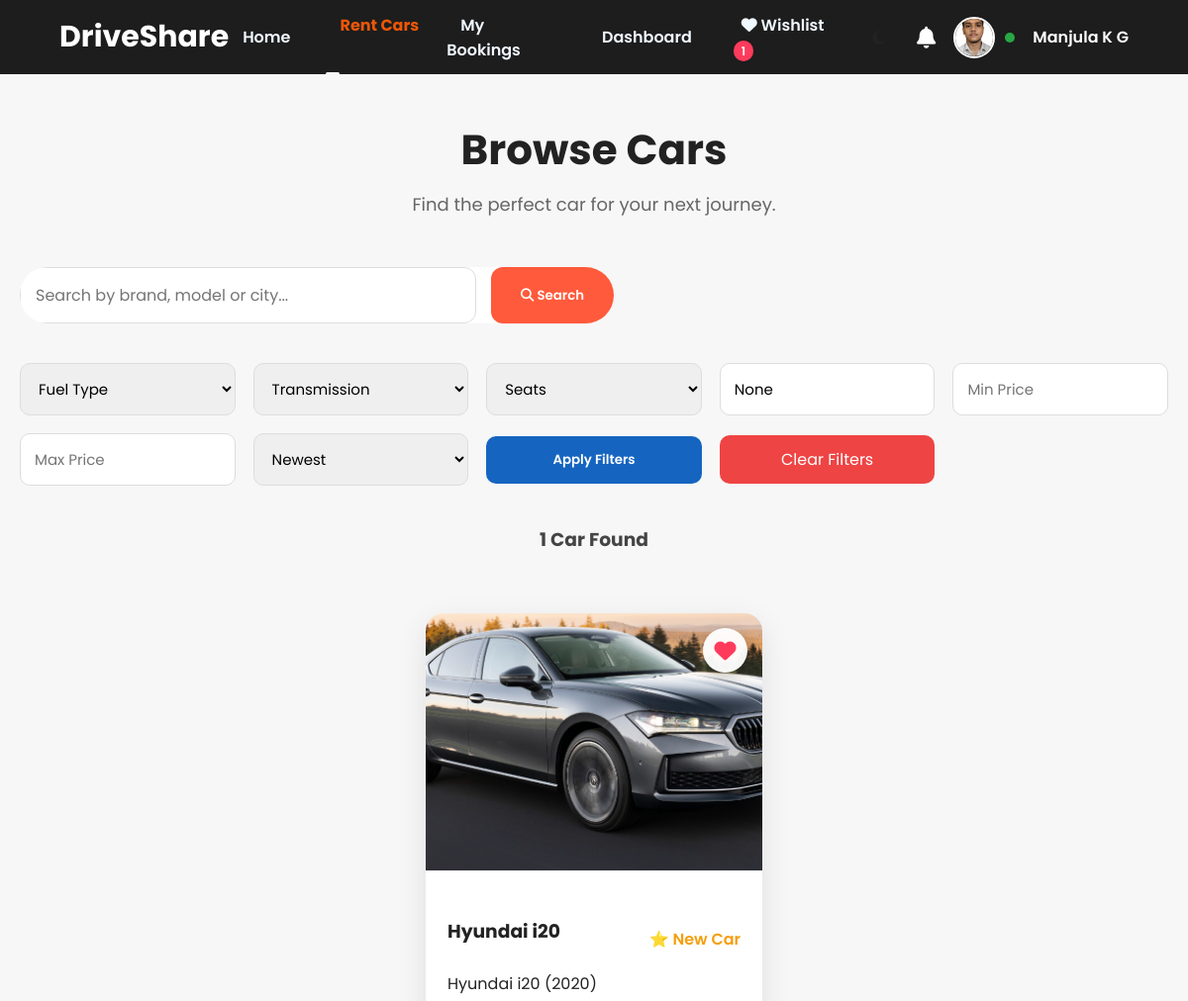
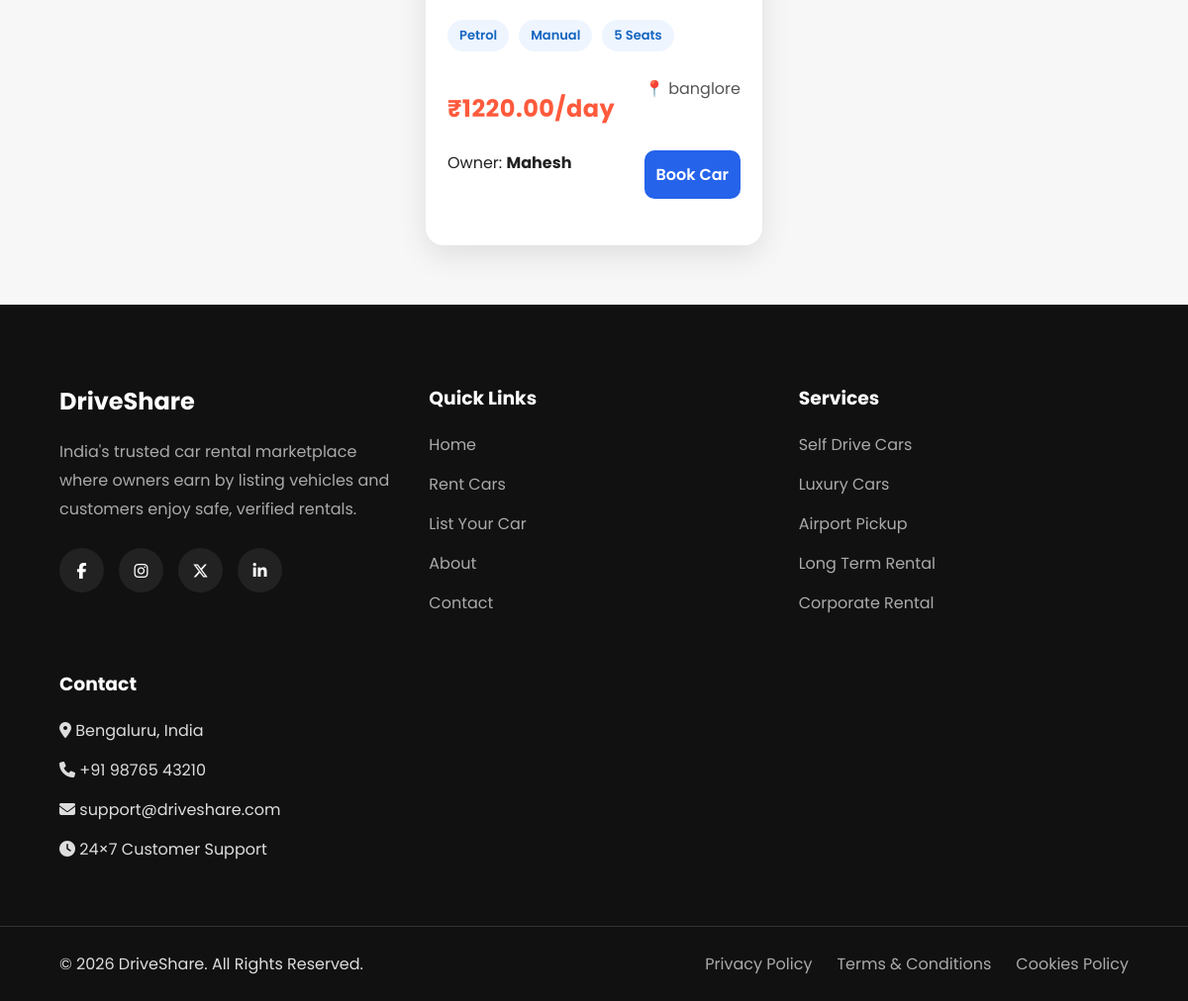
Screenshot of /cars/browse/ (signed in) with the database file from the repository (2 pictures, top to bottom).
### accounts/models.py (models this page shows, shortened)
class CustomUser(AbstractUser):
    USER_TYPES = (
        ('customer', 'Customer'),
        ('owner', 'Car Owner'),
        ('admin', 'Admin'),
    )
    user_type = models.CharField(
        max_length=20,
        choices=USER_TYPES,
        default='customer'
    )
    phone_number = models.CharField(
        max_length=15,
        blank=True
    )
    profile_picture = models.ImageField(
        upload_to='profile_pictures/',
        blank=True,
        null=True
    )

### cars/models.py (models this page shows, shortened)
class Car(models.Model):
    FUEL_TYPES = [
        ("Petrol", "Petrol"),
        ("Diesel", "Diesel"),
        ("Electric", "Electric"),
        ("Hybrid", "Hybrid"),
        ("CNG", "CNG"),
    ]
    TRANSMISSION_TYPES = [
        ("Manual", "Manual"),
        ("Automatic", "Automatic"),
    ]
    STATUS_CHOICES = [
        ("Pending", "Pending"),
        ("Approved", "Approved"),
        ("Rejected", "Rejected"),
    ]
    owner = models.ForeignKey(
        CustomUser,
        on_delete=models.CASCADE,
        related_name="cars"
    )
    title = models.CharField(max_length=150)
    brand = models.CharField(max_length=100)
    model = models.CharField(max_length=100)
    year = models.PositiveIntegerField()
    color = models.CharField(max_length=50)
    seats = models.PositiveIntegerField()
    fuel_type = models.CharField(
        max_length=20,
        choices=FUEL_TYPES
    )
    transmission = models.CharField(
        max_length=20,
        choices=TRANSMISSION_TYPES
    )
    price_per_day = models.DecimalField(
        max_digits=10,
        decimal_places=2
    )
    city = models.CharField(max_length=100)
    description = models.TextField()
    is_available = models.BooleanField(default=True)
    approval_status = models.CharField(
        max_length=20,
        choices=STATUS_CHOICES,
        default="Pending"
    )
    rejection_reason = models.TextField(
    blank=True,
    null=True
)
    created_at = models.DateTimeField(auto_now_add=True)
    updated_at = models.DateTimeField(auto_now=True)

class CarImage(models.Model):
    car = models.ForeignKey(
        Car,
        on_delete=models.CASCADE,
        related_name="images"
    )
    image = models.ImageField(
        upload_to="car_images/"
    )
    is_primary = models.BooleanField(
        default=False
    )
    uploaded_at = models.DateTimeField(
        auto_now_add=True
    )

### cars/views.py (the view, shortened to what this page needs)
def browse_cars(request):
    cars = Car.objects.filter(
        approval_status="Approved",
        is_available=True
    )
    search = request.GET.get("search")
    fuel = request.GET.get("fuel")
    transmission = request.GET.get("transmission")
    seats = request.GET.get("seats")
    city = request.GET.get("city")
    min_price = request.GET.get("min_price")
    max_price = request.GET.get("max_price")
    sort = request.GET.get("sort")
    if fuel:
        cars = cars.filter(fuel_type=fuel)
    if transmission:
        cars = cars.filter(transmission=transmission)
    if seats:
        cars = cars.filter(seats=seats)
    if city:
        cars = cars.filter(city__icontains=city)
    if min_price:
        cars = cars.filter(price_per_day__gte=min_price)
    if max_price:
        cars = cars.filter(price_per_day__lte=max_price)
    if sort == "low":
        cars = cars.order_by("price_per_day")
    elif sort == "high":
        cars = cars.order_by("-price_per_day")
    elif sort == "old":
        cars = cars.order_by("created_at")
    else:
        cars = cars.order_by("-created_at")
    paginator = Paginator(cars, 9)
    page_number = request.GET.get("page")
    page_obj = paginator.get_page(page_number)
    wishlist_ids = []
    if request.user.is_authenticated and request.user.user_type == "customer":
        wishlist_ids = Wishlist.objects.filter(
            customer=request.user
        ).values_list(
            "car_id",
            flat=True
        )
    cars = cars.annotate(
    average_rating=Avg("reviews__rating"),
    total_reviews=Count("reviews")
)
    search = request.GET.get("search")
    cars = Car.objects.filter(
    approval_status="Approved",
    is_available=True,
)
    return render(
        request,
        "cars/browse_cars.html",
        {
            "cars": page_obj,
            "page_obj": page_obj,
            "wishlist_ids": wishlist_ids,
            "search": search,
            "fuel": fuel,
            "transmission": transmission,
            "seats": seats,
            "city": city,
            "min_price": min_price,
            "max_price": max_price,
            "sort": sort,
        }
    )

### notifications/context_processors.py (called while the page is built)
def notification_count(request):
    if request.user.is_authenticated:
        return {
            "notification_count":
            request.user.notifications.filter(
                is_read=False
            ).count()
        }
    return {
        "notification_count": 0
    }

### templates/cars/browse_cars.html (shortened to what this page needs)
{% extends "base.html" %}
{% load static %}
{% block content %}
<section class="browse-section">
    <div class="browse-header">
        <h1>Browse Cars</h1>
        <p>Find the perfect car for your next journey.</p>
    </div>
    <div class="search-box">
        <form method="GET">
            <input
                type="text"
                name="search"
                placeholder="Search by brand, model or city..."
                value="{{ search|default:'' }}"
            >
            <button type="submit">
                <i class="fas fa-search"></i>
                Search
            </button>
        </form>
    </div>
    <div class="filter-box">
        <form method="GET">
            <select name="fuel">
                <option value="">Fuel Type</option>
            </select>
            <select name="transmission">
                <option value="">Transmission</option>
            </select>
            <select name="seats">
                <option value="">Seats</option>
            </select>
            <input
                type="text"
                name="city"
                placeholder="City"
                value="{{ city }}"
            >
            <input
                type="number"
                name="min_price"
                placeholder="Min Price"
                value="{{ min_price }}"
            >
            <input
                type="number"
                name="max_price"
                placeholder="Max Price"
                value="{{ max_price }}"
            >
            <select name="sort">
                <option value="">Newest</option>
            </select>
            <button type="submit">
                Apply Filters
            </button>
            <a href="{% url 'browse_cars' %}" class="clear-filter">
                Clear Filters
            </a>
        </form>
    </div>
    {% if page_obj %}
    <div class="results-count">
        <h3>
            {{ page_obj.paginator.count }} Car{{ page_obj.paginator.count|pluralize }} Found
        </h3>
    </div>
    {% endif %}
    {% if cars %}
    <div class="car-grid">
        {% for car in cars %}
        <div class="car-card">
                <div class="car-image">
        {% if car.images.first %}
            <img src="{{ car.images.first.image.url }}" alt="{{ car.title }}">
        {% else %}
            <img src="{% static 'images/default-car.jpg' %}" alt="No Image">
        {% endif %}
        {% if user.is_authenticated and user.user_type == "customer" %}
        <a href="{% url 'toggle_wishlist' car.id %}" class="wishlist-btn">
    {% if car.id in wishlist_ids %}
        <i class="fas fa-heart"></i>
    {% else %}
        <i class="far fa-heart"></i>
    {% endif %}
</a>
        {% endif %}
    </div>
            <div class="car-info">
                <h3>{{ car.title }}</h3>
                <div class="card-rating">
{% if car.average_rating %}
⭐ {{ car.average_rating|floatformat:1 }}
({{ car.total_reviews }} Review{{ car.total_reviews|pluralize }})
{% else %}
⭐ New Car
{% endif %}
</div>
                <p>{{ car.brand }} {{ car.model }} ({{ car.year }})</p>
                <div class="car-tags">
                    <span>{{ car.fuel_type }}</span>
                    <span>{{ car.transmission }}</span>
                    <span>{{ car.seats }} Seats</span>
                </div>
                <h2>₹{{ car.price_per_day }}/day</h2>
                <p class="city">
                    📍 {{ car.city }}
                </p>
                <p class="owner-rating">
Owner:
<strong>
{{ car.owner.get_full_name|default:car.owner.username }}
</strong>
</p>
                <a href="{% url 'car_details' car.id %}" class="view-btn">
                    Book Car
                </a>
            </div>
        </div>
        {% endfor %}
    </div>
    {% endif %}
</section>
{% endblock %}

### templates/navbar.html (shortened to what this page needs)
<nav class="navbar">
    <div class="logo">
        <a href="/">DriveShare</a>
    </div>
    <ul class="nav-links">
    <li>
    <a href="/"
       class="{% if request.path == '/' %}active{% endif %}">
        Home
    </a>
</li>
    {% if user.is_authenticated %}
        {% if user.user_type == "customer" %}
            <li>
    <a href="{% url 'browse_cars' %}"
       class="{% if '/cars/' in request.path %}active{% endif %}">
        Rent Cars
    </a>
</li>
<li>
    <a href="{% url 'my_bookings' %}"
       class="{% if '/bookings/' in request.path %}active{% endif %}">
        My Bookings
    </a>
</li>
<li>
    <a href="{% url 'customer_dashboard' %}"
       class="{% if request.path == '/dashboard/customer/' %}active{% endif %}">
        Dashboard
    </a>
</li>
<li>
    <a href="{% url 'wishlist' %}" class="{% if request.path == '/cars/wishlist/' %}active{% endif %}">
        <i class="fas fa-heart"></i>
        Wishlist
{% if user.is_authenticated and user.user_type == "customer" %}
<span class="wishlist-count">
{{ user.wishlist_items.count }}
</span>
{% endif %}
    </a>
</li>
        {% endif %}
    {% else %}
        <li><a href="{% url 'browse_cars' %}">Rent Car</a></li>
        <li><a href="{% url 'signup' %}">List Your Car</a></li>
        <li><a href="{% url 'about' %}">About</a></li>
        <li><a href="{% url 'contact' %}">Contact</a></li>
    {% endif %}
</ul>
   <div class="auth-buttons">
{% if user.is_authenticated %}
    <div class="theme-toggle" id="themeToggle">
        <i class="fas fa-moon"></i>
    </div>
    <div class="notification-icon">
        <a href="{% url 'notifications' %}">
            <i class="fas fa-bell"></i>
        </a>
    </div>
    <div class="user-profile" id="userProfile">
        {% if user.profile_picture %}
            <img src="{{ user.profile_picture.url }}" class="nav-profile-img">
        {% else %}
            {% load static %}
        {% endif %}
        {% if user.user_type == "customer" %}
            {% if user.customer_profile.verification_status == "Approved" %}
                <span class="status-dot approved"></span>
            {% elif user.customer_profile.verification_status == "Pending" %}
                <span class="status-dot pending"></span>
            {% else %}
                <span class="status-dot rejected"></span>
            {% endif %}
        {% endif %}
        <span class="user-name">
            {{ user.first_name }}
        </span>
    </div>
{% endif %}
</div>
</nav>

### static/css/style.css (style rules this page uses)
* { margin:0; padding:0; box-sizing:border-box; font-family:'Poppins',sans-serif; }
* { transition: color .25s ease, background-color .25s ease, border-color .25s ease, box-shadow .25s ease, transform .25s ease; }
html { scroll-behavior:smooth; }
body { background:#f7f7f7; color:#222; }
a { text-decoration:none; }
ul { list-style:none; }
button, a { transition:.3s; }
button, .dashboard-btn, .login-btn, .signup-btn { cursor:pointer; font-weight:600; transition:all .3s ease; }
input, select, textarea { transition:.3s ease; }
.car-card { position:relative; }

### static/css/navbar.css (style rules this page uses)
.navbar { position:fixed; top:0; left:0; width:100%; height:75px; padding:0 40px; display:flex; justify-content:space-between; align-items:center; background:rgba(17,17,17,.95); backdrop-filter:blur(12px); z-index:9999; }
.navbar { transition: background .35s ease, box-shadow .35s ease, padding .35s ease; }
.logo a { font-size:30px; font-weight:700; color:white; }
.nav-links { display:flex; align-items:center; gap:22px; list-style:none; margin:0; padding:0; }
.nav-links a { color:aliceblue; font-size:16px; font-weight:600; text-decoration:none; padding:8px 14px; border-radius:8px; transition:.3s; }
.auth-buttons { display:flex; align-items:center; gap:18px; flex-shrink:0; }
.user-profile { position:relative; display:flex; align-items:center; gap:10px; cursor:pointer; }
.nav-profile-img { width:42px; height:42px; border-radius:50%; object-fit:cover; border:2px solid white; }
.user-name { color:white; font-weight:600; white-space:nowrap; }
.notification-icon { position:relative; display:flex; align-items:center; justify-content:center; }
.notification-icon a { color:#fff; font-size:22px; text-decoration:none; position:relative; display:flex; align-items:center; justify-content:center; }
.notification-icon i { transition:.3s; }
.status-dot { width:10px; height:10px; border-radius:50%; display:inline-block; margin-right:8px; }
.status-dot.approved { background:#28a745; }
.nav-links a.active { color: #ec5708; font-weight:700; position:relative; }
.nav-links a.active::after { content:""; position:absolute; left:0; bottom:-6px; width:100%; height:3px; background:#f5f5f5; border-radius:5px; }
.nav-profile-img { transition:all .3s ease; }
.notification-icon i { transition:all .3s ease; }
.theme-toggle { width:42px; height:42px; display:flex; align-items:center; justify-content:center; border-radius:50%; cursor:pointer; transition:.3s; }
.theme-toggle i { transition:.3s; }
.wishlist-count { margin-left:6px; background:#ff3b5c; color:white; padding:2px 8px; border-radius:50px; font-size:12px; font-weight:600; }

### static/css/hero.css (style rules this page uses)
.search-box { display:flex; background:white; border-radius:50px; overflow:hidden; width:600px; margin:auto; }
.search-box input { flex:1; padding:18px; border:none; outline:none; }
.search-box button { background:#ff5a3c; color:white; border:none; padding:18px 35px; cursor:pointer; }

### static/css/features.css (style rules this page uses)
.car-grid { display:grid; grid-template-columns:repeat(auto-fit,minmax(320px,1fr)); gap:35px; margin-top:60px; }
.car-card { background:#fff; border-radius:20px; overflow:hidden; box-shadow:0 15px 30px rgba(0,0,0,.08); transition:.4s; }
.car-image { position:relative; }
.car-image img { width:100%; height:240px; object-fit:cover; }
.car-info { display:flex; justify-content:space-between; flex-wrap:wrap; margin:25px 0; gap:10px; }
.car-info span { color:#555; font-size:14px; }

### static/css/responsive.css (style rules this page uses)
@media (max-width:1200px) { .navbar { padding:18px 5%; } }

### static/css/dashboard.css (style rules this page uses)
.dashboard-header h1, section h2 { letter-spacing:.5px; }

### static/css/car_details.css (style rules this page uses)
.card-rating { display:flex; align-items:center; gap:8px; color:#f59e0b; font-weight:600; margin:10px 0; }

### static/css/bookings.css (style rules this page uses)
.approved { background:#16a34a; }
.view-btn { background:#2563eb; color:white; }
.clear-filter { padding:12px 25px; background:#ef4444; color:#fff; text-decoration:none; border-radius:10px; }

### rows the page displays
CustomUser: wishlist_items.count "1", profile_picture (picture), first_name "Manjula K G"
Car: images.first.image (picture), title "Hyundai i20", brand "Hyundai", model "i20", year "2020", fuel_type "Petrol", transmission "Manual", seats "5", price_per_day "1220.00", city "banglore", owner.get_full_name "Mahesh"

### other values shown
{{ page_obj.paginator.count }} "1"
